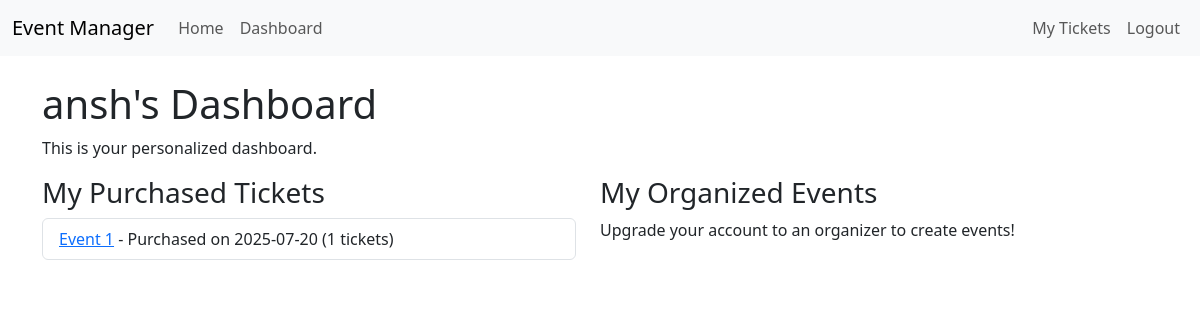
Page /dashboard (signed in) on the committed database.
### app/models.py (models this page shows, shortened)
class User(db.Model, UserMixin):
    id = db.Column(db.Integer, primary_key=True)
    username = db.Column(db.String(20), unique=True, nullable=False)
    email = db.Column(db.String(120), unique=True, nullable=False)
    password_hash = db.Column(db.String(128), nullable=False)
    role = db.Column(db.String(10), nullable=False, default='attendee') # 'attendee', 'organizer', 'admin'
    event_organized = db.relationship('Event', backref='organizer', lazy=True)
    tickets = db.relationship('Ticket', backref='buyer', lazy=True)

class Ticket(db.Model):
    id = db.Column(db.Integer, primary_key=True)
    purchase_date = db.Column(db.DateTime, nullable=False, default = datetime.utcnow())
    event_id = db.Column(db.Integer, db.ForeignKey('event.id'), nullable=False)
    user_id = db.Column(db.Integer, db.ForeignKey('user.id'), nullable=False)
    quantity = db.Column(db.Integer, nullable=False, default=1)

class Event(db.Model):
    id = db.Column(db.Integer, primary_key=True)
    title = db.Column(db.String(100), nullable=False)
    description = db.Column(db.Text, nullable=False)
    start_time = db.Column(db.DateTime, nullable=False, default = datetime.utcnow())
    end_time = db.Column(db.DateTime, nullable=False, default = datetime.utcnow())
    location = db.Column(db.String(100), nullable=False)
    capacity = db.Column(db.Integer, nullable=False)
    ticket_price = db.Column(db.Float, nullable=False)
    organizer_id = db.Column(db.Integer, db.ForeignKey('user.id'), nullable=False)
    status = db.Column(db.String(10), nullable=False, default='upcoming') # 'upcoming', 'active', 'completed', 'canceled'
    tickets = db.relationship('Ticket', backref='event', lazy=True)

### app/main/routes.py (the view)
@main_bp.route('/dashboard')
def dashboard():
    events = []
    if hasattr(current_user, 'id') and current_user.role == 'organizer':
        events = Event.query.filter_by(organizer_id=current_user.id).all()
    return render_template('main/dashboard.html',title='Dashboard',events=events)

### app/models.py (called while the page is built)
@login_manager.user_loader
def load_user(user_id):
    return User.query.get(int(user_id))

### app/templates/main/dashboard.html
{% extends "base.html" %}
{% block content %}
<h1>{{ current_user.username }}'s Dashboard</h1>
<p>This is your personalized dashboard.</p>
<div class="row">
    <div class="row">
        <div class="col-md-6">
            <h3>My Purchased Tickets</h3>
            {% if current_user.tickets %}
            <ul class="list-group">
                {% for ticket in current_user.tickets %}
                <li class="list-group-item">
                    <a href="{{ url_for('event.event_details', event_id=ticket.event.id) }}">{{ ticket.event.title
                        }}</a> - Purchased on {{ ticket.purchase_date.strftime('%Y-%m-%d') }} ({{ ticket.quantity }}
                    tickets)
                </li>
                {% endfor %}
            </ul>
            {% else %}
            <p>You haven't purchased any tickets yet. <a href="{{ url_for('main.home') }}">Browse events!</a></p>
            {% endif %}
        </div>
        <div class="col-md-6">
            <h3>My Organized Events</h3>
            {% if current_user.role in ['organizer', 'admin'] %}
            {% if current_user.events_organized %}
            <ul class="list-group">
                {% for event in current_user.events_organized %}
                <li class="list-group-item">
                    <a href="{{ url_for('event.event_details', event_id=event.id) }}">{{ event.title }}</a> - {{
                    event.start_time.strftime('%Y-%m-%d') }} ({{ event.status.capitalize() }})
                    {% if event.status != 'completed' %}
                    <a href="{{ url_for('event.update_event', event_id=event.id) }}" class="badge bg-secondary ms-2">Edit</a>
                    {% endif %}
                </li>
                {% endfor %}
            </ul>
            {% else %}
            <p>You haven't organized any events yet. <a href="{{ url_for('event.create_event') }}">Create one!</a></p>
            {% endif %}
            {% else %}
            <p>Upgrade your account to an organizer to create events!</p>
            {% endif %}
        </div>
    </div>
</div>
{% endblock %}

### rows in the picture
User: username "ansh"
Ticket: event "Event 1", purchase_date "2025-07-20", quantity "1"
